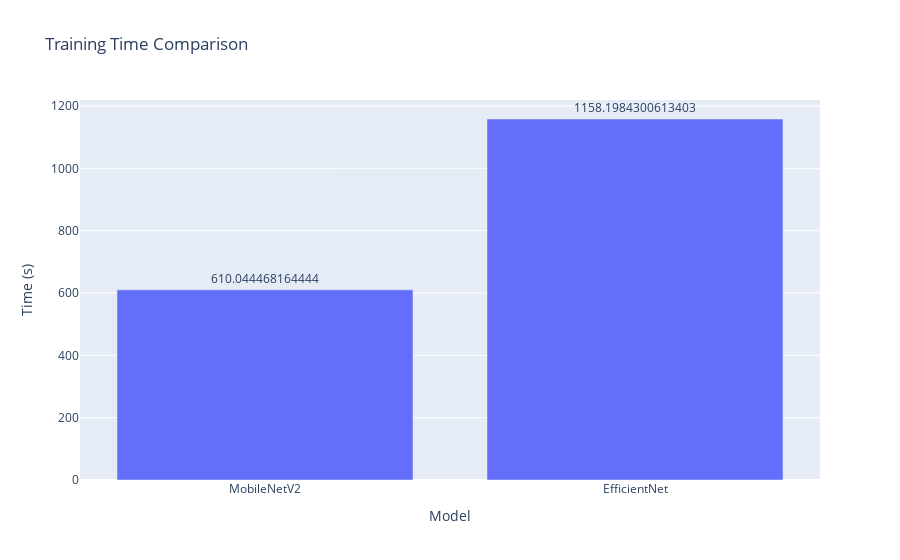
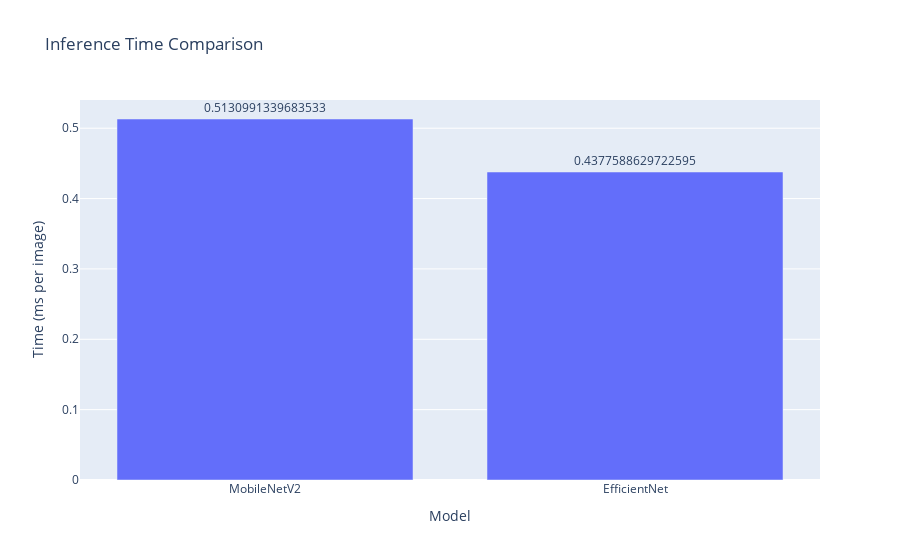

Notebook code cell kept with these figures, in order:
### Code cell
import plotly.graph_objects as go

# Training vs Validation Accuracy
def plot_training_metrics(metrics1, metrics2, model1_name, model2_name):
    epochs = range(1, len(metrics1) + 1)

    fig = go.Figure()
    fig.add_trace(go.Scatter(x=epochs, y=[m["train_accuracy"] for m in metrics1], mode='lines+markers', name=f"{model1_name} Train Accuracy"))
    fig.add_trace(go.Scatter(x=epochs, y=[m["val_accuracy"] for m in metrics1], mode='lines+markers', name=f"{model1_name} Val Accuracy"))
    fig.add_trace(go.Scatter(x=epochs, y=[m["train_accuracy"] for m in metrics2], mode='lines+markers', name=f"{model2_name} Train Accuracy"))
    fig.add_trace(go.Scatter(x=epochs, y=[m["val_accuracy"] for m in metrics2], mode='lines+markers', name=f"{model2_name} Val Accuracy"))
    fig.update_layout(title="Training vs Validation Accuracy", xaxis_title="Epoch", yaxis_title="Accuracy (%)")
    fig.show()

# Training Times
def compare_training_times(time1, time2, model1_name, model2_name):
    fig = go.Figure()
    fig.add_trace(go.Bar(x=[model1_name, model2_name], y=[time1, time2], text=[time1, time2], textposition='outside', name="Training Time"))
    fig.update_layout(title="Training Time Comparison", xaxis_title="Model", yaxis_title="Time (s)")
    fig.show()

# Inference Times
def compare_inference_times(time1, time2, model1_name, model2_name):
    fig = go.Figure()
    fig.add_trace(go.Bar(x=[model1_name, model2_name], y=[time1, time2], text=[time1, time2], textposition='outside', name="Inference Time"))
    fig.update_layout(title="Inference Time Comparison", xaxis_title="Model", yaxis_title="Time (ms per image)")
    fig.show()

# Generate Plots
# plot_training_metrics(mobilenet_metrics, efficientnet_metrics, "MobileNetV2", "EfficientNet")
compare_training_times(mobilenet_training_time, efficientnet_training_time, "MobileNetV2", "EfficientNet")
compare_inference_times(mobilenet_inference_time, efficientnet_inference_time, "MobileNetV2", "EfficientNet")

### Figure 1 — Plotly figure (JSON) as saved in the notebook; plotly's stock layout.template omitted (floating-point values rounded to 4 significant figures)
{"data": [{"name": "Training Time", "text": ["610.044468164444", "1158.1984300613403"], "textposition": "outside", "type": "bar", "x": ["MobileNetV2", "EfficientNet"], "y": [610.0, 1158.0]}], "layout": {"title": {"text": "Training Time Comparison"}, "xaxis": {"title": {"text": "Model"}}, "yaxis": {"title": {"text": "Time (s)"}}}}

### Figure 2 — Plotly figure (JSON) as saved in the notebook; plotly's stock layout.template omitted (floating-point values rounded to 4 significant figures)
{"data": [{"name": "Inference Time", "text": ["0.5130991339683533", "0.4377588629722595"], "textposition": "outside", "type": "bar", "x": ["MobileNetV2", "EfficientNet"], "y": [0.5131, 0.4378]}], "layout": {"title": {"text": "Inference Time Comparison"}, "xaxis": {"title": {"text": "Model"}}, "yaxis": {"title": {"text": "Time (ms per image)"}}}}
